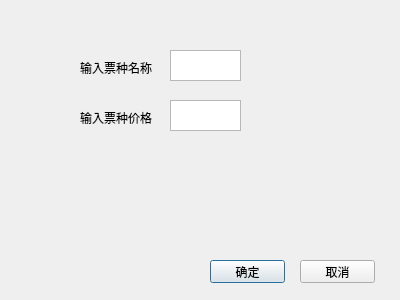
<?xml version="1.0" encoding="UTF-8"?>
<ui version="4.0">
 <class>Ticket_Dialog</class>
 <widget class="QDialog" name="Ticket_Dialog">
  <property name="geometry">
   <rect>
    <x>0</x>
    <y>0</y>
    <width>400</width>
    <height>300</height>
   </rect>
  </property>
  <property name="windowTitle">
   <string>Dialog</string>
  </property>
  <widget class="QLabel" name="ticket_name_label">
   <property name="geometry">
    <rect>
     <x>80</x>
     <y>60</y>
     <width>91</width>
     <height>16</height>
    </rect>
   </property>
   <property name="text">
    <string>输入票种名称</string>
   </property>
  </widget>
  <widget class="QTextEdit" name="ticket_name_content">
   <property name="geometry">
    <rect>
     <x>170</x>
     <y>50</y>
     <width>71</width>
     <height>31</height>
    </rect>
   </property>
  </widget>
  <widget class="QLabel" name="ticket_price_label">
   <property name="geometry">
    <rect>
     <x>80</x>
     <y>110</y>
     <width>91</width>
     <height>16</height>
    </rect>
   </property>
   <property name="text">
    <string>输入票种价格</string>
   </property>
  </widget>
  <widget class="QTextEdit" name="ticket_price_content">
   <property name="geometry">
    <rect>
     <x>170</x>
     <y>100</y>
     <width>71</width>
     <height>31</height>
    </rect>
   </property>
  </widget>
  <widget class="QPushButton" name="confirm">
   <property name="geometry">
    <rect>
     <x>210</x>
     <y>260</y>
     <width>75</width>
     <height>23</height>
    </rect>
   </property>
   <property name="text">
    <string>确定</string>
   </property>
  </widget>
  <widget class="QPushButton" name="cancel">
   <property name="geometry">
    <rect>
     <x>300</x>
     <y>260</y>
     <width>75</width>
     <height>23</height>
    </rect>
   </property>
   <property name="text">
    <string>取消</string>
   </property>
  </widget>
 </widget>
 <resources/>
 <connections>
  <connection>
   <sender>cancel</sender>
   <signal>clicked()</signal>
   <receiver>Ticket_Dialog</receiver>
   <slot>reject()</slot>
   <hints>
    <hint type="sourcelabel">
     <x>338</x>
     <y>263</y>
    </hint>
    <hint type="destinationlabel">
     <x>329</x>
     <y>106</y>
    </hint>
   </hints>
  </connection>
  <connection>
   <sender>confirm</sender>
   <signal>clicked()</signal>
   <receiver>Ticket_Dialog</receiver>
   <slot>on_ok()</slot>
   <hints>
    <hint type="sourcelabel">
     <x>225</x>
     <y>260</y>
    </hint>
    <hint type="destinationlabel">
     <x>193</x>
     <y>153</y>
    </hint>
   </hints>
  </connection>
 </connections>
 <slots>
  <signal>on_new_coal_added()</signal>
  <slot>on_ok()</slot>
 </slots>
</ui>
